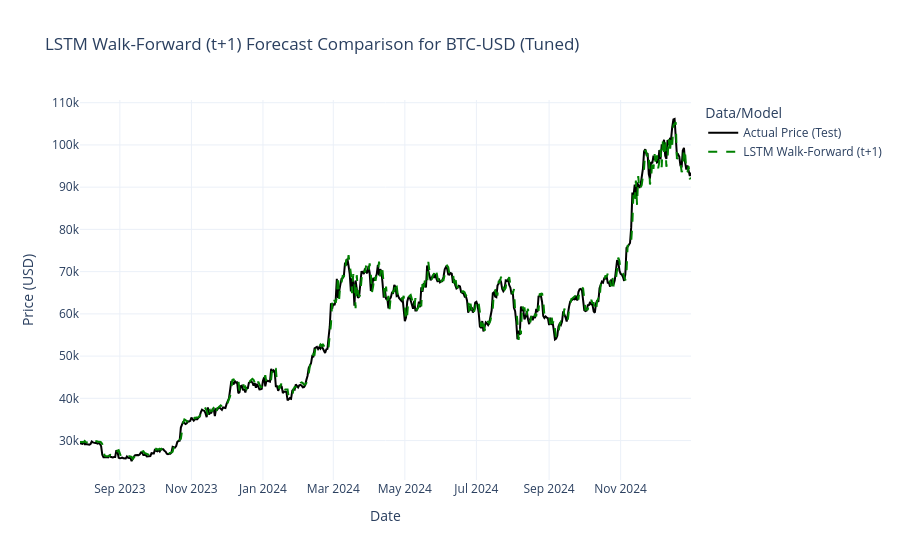

Source (notebook cell):
### Markdown cell above
## 12. Visualize Walk-Forward Results

### Code cell
print("\n--- Plotting Walk-Forward Forecasts ---")
results_df_wf = pd.DataFrame({
    'Actual': y_test_actual.flatten(),
    f'LSTM (t+1)': lstm_walk_forward_predictions.flatten()
}, index=test_data_df.index)

fig = go.Figure()
fig.add_trace(go.Scatter(x=results_df_wf.index, y=results_df_wf['Actual'], mode='lines', name='Actual Price (Test)', line=dict(color='black')))
fig.add_trace(go.Scatter(x=results_df_wf.index, y=results_df_wf[f'LSTM (t+1)'], mode='lines', name='LSTM Walk-Forward (t+1)', line=dict(color='green', dash='dash')))
fig.update_layout(
    title=f'LSTM Walk-Forward (t+1) Forecast Comparison for {ticker} (Tuned)',
    xaxis_title="Date", yaxis_title="Price (USD)", legend_title="Data/Model", template="plotly_white"
)
fig.show()

### Figure 1 — Plotly figure (JSON) as saved in the notebook; plotly's stock layout.template omitted (floating-point values rounded to 4 significant figures; data arrays with more than 128 entries replaced by an {"elided": "..."} marker saying what was removed)
{"data": [{"line": {"color": "black"}, "mode": "lines", "name": "Actual Price (Test)", "type": "scatter", "x": {"elided": "522 str values"}, "y": {"elided": "522 float values"}}, {"line": {"color": "green", "dash": "dash"}, "mode": "lines", "name": "LSTM Walk-Forward (t+1)", "type": "scatter", "x": {"elided": "522 str values"}, "y": {"elided": "522 float values"}}], "layout": {"legend": {"title": {"text": "Data/Model"}}, "title": {"text": "LSTM Walk-Forward (t+1) Forecast Comparison for BTC-USD (Tuned)"}, "xaxis": {"title": {"text": "Date"}}, "yaxis": {"title": {"text": "Price (USD)"}}}}
